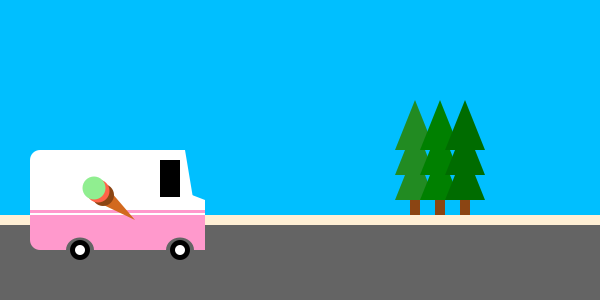
Frame 1 (no input)
Frame 60 (the mouse pressed at the canvas centre just before this capture): identical to frame 1, image omitted
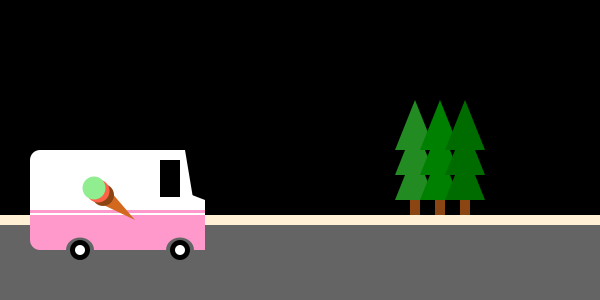
Frame 120 (the mouse held since frame 60 and released just before this capture)

The Processing sketch that drew these frames (run headless with seeded random() and noise(); from frame 60 on, the mouse is pressed at the canvas centre):

// Processing sketch: processing_70221
// ── processing_70221.pde


int x = 40;
color black = color (0, 0, 0);
color white = color (255, 255, 255);
color pink = color (255, 153, 204);

void setup (){
  size (600, 300);
}

void draw (){
  noStroke ();
  smooth ();
  background (0, 191, 255);
  
  if (mousePressed){
    fill (black);
    rect (0, 0, 600, 300);
}
  
  if (keyPressed && (key == CODED)) {
    if (keyCode == LEFT) {
      x--;
    } else if (keyCode == RIGHT) {
      x++;
    } 
  }
  
  /*tree 1*/
  fill (139, 69, 19);
  rect (x/-1+450, 115, 10, 100);
  
  fill (34, 139, 34);
  triangle (x/-1+475, 150, x/-1+455, 100, x/-1+435, 150);
  triangle (x/-1+475, 175, x/-1+455, 125, x/-1+435, 175);
  triangle (x/-1+475, 200, x/-1+455, 150, x/-1+435, 200);
  
  /*tree 2*/
  fill (139, 69, 19);
  rect (x/-1+475, 115, 10, 100);
  
  fill (0, 128, 0);
  triangle (x/-1+500, 150, x/-1+480, 100, x/-1+460, 150);
  triangle (x/-1+500, 175, x/-1+480, 125, x/-1+460, 175);
  triangle (x/-1+500, 200, x/-1+480, 150, x/-1+460, 200);
  
  /*tree 3*/
  fill (139, 69, 19);
  rect (x/-1+500, 115, 10, 100);
  
  fill (0, 108, 0);
  triangle (x/-1+525, 150, x/-1+505, 100, x/-1+485, 150);
  triangle (x/-1+525, 175, x/-1+505, 125, x/-1+485, 175);
  triangle (x/-1+525, 200, x/-1+505, 150, x/-1+485, 200);
  
  fill (255, 239, 213); 
  rect (0, 215, 600, 75); //sidewalk
  
  fill (100, 100, 100);  
  rect (0, 225, 600, 75); //street
  
  /*Ice Cream Truck*/
  fill (white);
  rect (x, 150, 140, 80);
  rect (x-10, 160, 140, 80);
  fill (white);
  rect (x, 200, 165, 50);
  fill (pink);
  rect (x-10, 210, 175, 3);
  rect (x-10, 215, 165, 25);
  rect (x, 215, 165, 35);
  ellipse (x, 240, 20, 20);
  fill (100, 100, 100);
  ellipse (x+40, 250, 28, 25);
  ellipse (x+140, 250, 28, 25); 
  fill (black);
  ellipse (x+40, 250, 20, 20);
  ellipse (x+140, 250, 20, 20);
  fill (white); 
  ellipse (x+40, 250, 10, 10);
  ellipse (x+140, 250, 10, 10);
  triangle(x+165, 200, x+140, 200, x+100, 175);
  triangle(x+155, 210, x+100, 150, x+145, 150);
  ellipse (x, 160, 20, 20);
  rect (x+15, 165, 90, 30);
  fill (black);
  rect (x+120, 160, 20, 37);
  fill (210, 105, 30);
  triangle (x+53, 200, x+95, 220, x+65, 185);
  fill (139, 69, 19);
  ellipse (x+63, 195, 22, 22);
  fill (255, 99, 71);
  ellipse (x+58, 191, 23, 23);
  fill (144, 238, 144);
  ellipse (x+54, 188, 23, 23);
}
